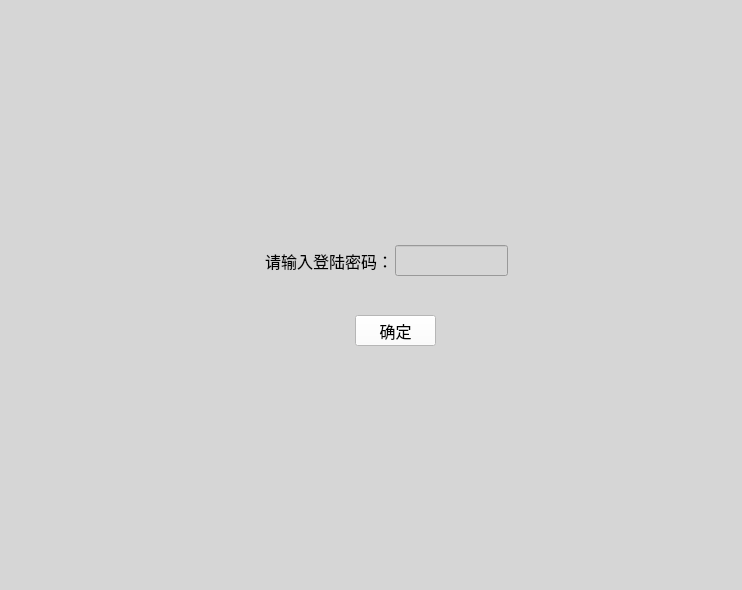
<?xml version="1.0" encoding="UTF-8"?>
<ui version="4.0">
 <class>backend</class>
 <widget class="QWidget" name="backend">
  <property name="geometry">
   <rect>
    <x>0</x>
    <y>0</y>
    <width>742</width>
    <height>590</height>
   </rect>
  </property>
  <property name="windowTitle">
   <string>Form</string>
  </property>
  <widget class="QLabel" name="label">
   <property name="geometry">
    <rect>
     <x>315</x>
     <y>5</y>
     <width>216</width>
     <height>61</height>
    </rect>
   </property>
   <property name="font">
    <font>
     <family>Microsoft YaHei UI</family>
     <pointsize>18</pointsize>
    </font>
   </property>
   <property name="text">
    <string>数据管理面板</string>
   </property>
  </widget>
  <widget class="QWidget" name="loginwidget" native="true">
   <property name="geometry">
    <rect>
     <x>0</x>
     <y>0</y>
     <width>746</width>
     <height>591</height>
    </rect>
   </property>
   <property name="styleSheet">
    <string notr="true">background-color: rgb(214, 214, 214);</string>
   </property>
   <widget class="QLabel" name="label_2">
    <property name="geometry">
     <rect>
      <x>265</x>
      <y>245</y>
      <width>171</width>
      <height>31</height>
     </rect>
    </property>
    <property name="font">
     <font>
      <pointsize>12</pointsize>
     </font>
    </property>
    <property name="text">
     <string>请输入登陆密码：</string>
    </property>
   </widget>
   <widget class="QLineEdit" name="coreedit">
    <property name="geometry">
     <rect>
      <x>395</x>
      <y>245</y>
      <width>113</width>
      <height>31</height>
     </rect>
    </property>
    <property name="text">
     <string/>
    </property>
   </widget>
   <widget class="QPushButton" name="confirmbutton">
    <property name="geometry">
     <rect>
      <x>355</x>
      <y>315</y>
      <width>81</width>
      <height>31</height>
     </rect>
    </property>
    <property name="font">
     <font>
      <family>楷体</family>
      <pointsize>12</pointsize>
     </font>
    </property>
    <property name="styleSheet">
     <string notr="true">background-color: rgb(255, 255, 255);</string>
    </property>
    <property name="text">
     <string>确定</string>
    </property>
   </widget>
  </widget>
  <widget class="QTreeWidget" name="itemWidget">
   <property name="geometry">
    <rect>
     <x>30</x>
     <y>70</y>
     <width>361</width>
     <height>466</height>
    </rect>
   </property>
   <property name="rootIsDecorated">
    <bool>false</bool>
   </property>
   <attribute name="headerVisible">
    <bool>true</bool>
   </attribute>
   <attribute name="headerCascadingSectionResizes">
    <bool>false</bool>
   </attribute>
   <attribute name="headerStretchLastSection">
    <bool>true</bool>
   </attribute>
   <column>
    <property name="text">
     <string>商品名称</string>
    </property>
   </column>
   <column>
    <property name="text">
     <string>基准价格</string>
    </property>
   </column>
   <column>
    <property name="text">
     <string>浮动价格</string>
    </property>
   </column>
  </widget>
  <widget class="QLineEdit" name="newitemname">
   <property name="geometry">
    <rect>
     <x>530</x>
     <y>115</y>
     <width>171</width>
     <height>31</height>
    </rect>
   </property>
   <property name="font">
    <font>
     <pointsize>12</pointsize>
    </font>
   </property>
  </widget>
  <widget class="QLineEdit" name="newitembase">
   <property name="geometry">
    <rect>
     <x>530</x>
     <y>165</y>
     <width>171</width>
     <height>31</height>
    </rect>
   </property>
   <property name="font">
    <font>
     <pointsize>12</pointsize>
    </font>
   </property>
  </widget>
  <widget class="QLineEdit" name="newitemflow">
   <property name="geometry">
    <rect>
     <x>530</x>
     <y>215</y>
     <width>171</width>
     <height>31</height>
    </rect>
   </property>
   <property name="font">
    <font>
     <pointsize>12</pointsize>
    </font>
   </property>
  </widget>
  <widget class="QGroupBox" name="groupBox">
   <property name="geometry">
    <rect>
     <x>400</x>
     <y>75</y>
     <width>341</width>
     <height>236</height>
    </rect>
   </property>
   <property name="font">
    <font>
     <pointsize>12</pointsize>
    </font>
   </property>
   <property name="title">
    <string>新增商品</string>
   </property>
   <widget class="QLabel" name="label_3">
    <property name="geometry">
     <rect>
      <x>5</x>
      <y>40</y>
      <width>141</width>
      <height>26</height>
     </rect>
    </property>
    <property name="text">
     <string>请输入商品名称：</string>
    </property>
   </widget>
   <widget class="QLabel" name="label_4">
    <property name="geometry">
     <rect>
      <x>5</x>
      <y>90</y>
      <width>141</width>
      <height>26</height>
     </rect>
    </property>
    <property name="text">
     <string>请输入基准价格：</string>
    </property>
   </widget>
   <widget class="QLabel" name="label_5">
    <property name="geometry">
     <rect>
      <x>5</x>
      <y>140</y>
      <width>141</width>
      <height>26</height>
     </rect>
    </property>
    <property name="text">
     <string>请输入浮动价格：</string>
    </property>
   </widget>
   <widget class="QPushButton" name="addconfirm">
    <property name="geometry">
     <rect>
      <x>180</x>
      <y>190</y>
      <width>121</width>
      <height>31</height>
     </rect>
    </property>
    <property name="text">
     <string>确认</string>
    </property>
   </widget>
  </widget>
  <widget class="QGroupBox" name="groupBox_2">
   <property name="geometry">
    <rect>
     <x>395</x>
     <y>315</y>
     <width>341</width>
     <height>236</height>
    </rect>
   </property>
   <property name="font">
    <font>
     <pointsize>12</pointsize>
    </font>
   </property>
   <property name="title">
    <string>修改商品</string>
   </property>
   <widget class="QLabel" name="label_6">
    <property name="geometry">
     <rect>
      <x>5</x>
      <y>40</y>
      <width>181</width>
      <height>26</height>
     </rect>
    </property>
    <property name="text">
     <string>当前选中的商品名称：</string>
    </property>
   </widget>
   <widget class="QLabel" name="label_7">
    <property name="geometry">
     <rect>
      <x>5</x>
      <y>90</y>
      <width>176</width>
      <height>26</height>
     </rect>
    </property>
    <property name="text">
     <string>当前选中的基准价格：</string>
    </property>
   </widget>
   <widget class="QLabel" name="label_8">
    <property name="geometry">
     <rect>
      <x>5</x>
      <y>140</y>
      <width>181</width>
      <height>26</height>
     </rect>
    </property>
    <property name="text">
     <string>当前选中的浮动价格：</string>
    </property>
   </widget>
   <widget class="QPushButton" name="editconfirm">
    <property name="geometry">
     <rect>
      <x>185</x>
      <y>185</y>
      <width>121</width>
      <height>31</height>
     </rect>
    </property>
    <property name="text">
     <string>修改</string>
    </property>
   </widget>
   <widget class="QPushButton" name="deleteconfirm">
    <property name="geometry">
     <rect>
      <x>35</x>
      <y>185</y>
      <width>121</width>
      <height>31</height>
     </rect>
    </property>
    <property name="text">
     <string>删除选中</string>
    </property>
   </widget>
   <widget class="QLineEdit" name="nameedit">
    <property name="geometry">
     <rect>
      <x>165</x>
      <y>40</y>
      <width>171</width>
      <height>31</height>
     </rect>
    </property>
   </widget>
   <widget class="QLineEdit" name="baseedit">
    <property name="geometry">
     <rect>
      <x>165</x>
      <y>90</y>
      <width>171</width>
      <height>31</height>
     </rect>
    </property>
   </widget>
   <widget class="QLineEdit" name="flowedit">
    <property name="geometry">
     <rect>
      <x>165</x>
      <y>140</y>
      <width>171</width>
      <height>31</height>
     </rect>
    </property>
   </widget>
  </widget>
  <zorder>groupBox</zorder>
  <zorder>label</zorder>
  <zorder>itemWidget</zorder>
  <zorder>newitemname</zorder>
  <zorder>newitembase</zorder>
  <zorder>newitemflow</zorder>
  <zorder>groupBox_2</zorder>
  <zorder>loginwidget</zorder>
 </widget>
 <resources/>
 <connections/>
</ui>
